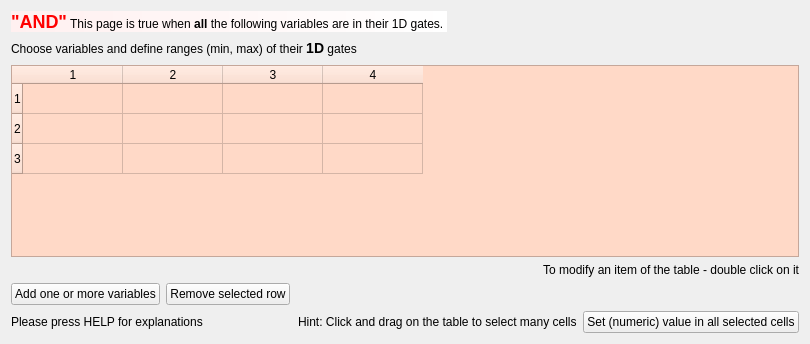
  <widget class="QWizardPage" name="wizardPage_AND_gates">
   <property name="title">
    <string>CONJUNCTION  of  1D gates    </string>
   </property>
   <property name="subTitle">
    <string>(AND list of gates)</string>
   </property>
   <layout class="QVBoxLayout" name="verticalLayout_10">
    <item>
     <layout class="QHBoxLayout" name="horizontalLayout_5">
      <item>
       <layout class="QVBoxLayout" name="verticalLayout_5">
        <item>
         <widget class="QLabel" name="textLabel1">
          <property name="autoFillBackground">
           <bool>false</bool>
          </property>
          <property name="styleSheet">
           <string notr="true">background-color: qlineargradient(spread:pad, x1:0, y1:0, x2:1, y2:0, stop:0 rgba(255, 240, 240, 255), stop:1 rgba(255, 255, 255, 255));</string>
          </property>
          <property name="text">
           <string>&lt;b&gt;&lt;font color=&quot;#ff0000&quot; size=&quot;+2&quot;&gt;&quot;AND&quot;&lt;/font&gt;&lt;/b&gt; This page is true when &lt;b&gt;all&lt;/b&gt; the following variables are in their 1D gates.  </string>
          </property>
          <property name="wordWrap">
           <bool>false</bool>
          </property>
         </widget>
        </item>
        <item>
         <widget class="QLabel" name="textLabel2">
          <property name="text">
           <string>&lt;html&gt;&lt;head/&gt;&lt;body&gt;&lt;p&gt;Choose variables   and define  ranges (min, max)  of their &lt;span style=&quot; font-size:large; font-weight:600;&quot;&gt;1D&lt;/span&gt; gates&lt;/p&gt;&lt;/body&gt;&lt;/html&gt;</string>
          </property>
          <property name="alignment">
           <set>Qt::AlignVCenter</set>
          </property>
          <property name="wordWrap">
           <bool>false</bool>
          </property>
         </widget>
        </item>
       </layout>
      </item>
      <item>
       <spacer name="horizontalSpacer_5">
        <property name="orientation">
         <enum>Qt::Horizontal</enum>
        </property>
        <property name="sizeHint" stdset="0">
         <size>
          <width>40</width>
          <height>20</height>
         </size>
        </property>
       </spacer>
      </item>
      <item>
       <widget class="QLabel" name="pixmapLabel1">
        <property name="sizePolicy">
         <sizepolicy hsizetype="Maximum" vsizetype="Maximum">
          <horstretch>0</horstretch>
          <verstretch>0</verstretch>
         </sizepolicy>
        </property>
        <property name="minimumSize">
         <size>
          <width>48</width>
          <height>48</height>
         </size>
        </property>
        <property name="pixmap">
         <pixmap resource="greware_icons.qrc">:/images/images/oneD_gate.png</pixmap>
        </property>
        <property name="scaledContents">
         <bool>true</bool>
        </property>
        <property name="wordWrap">
         <bool>false</bool>
        </property>
       </widget>
      </item>
     </layout>
    </item>
    <item>
     <widget class="QTableWidget" name="table_1D_AND_gates">
      <property name="font">
       <font>
        <pointsize>9</pointsize>
       </font>
      </property>
      <property name="autoFillBackground">
       <bool>false</bool>
      </property>
      <property name="styleSheet">
       <string notr="true">background-color: rgb(255, 217, 199);

</string>
      </property>
      <property name="rowCount">
       <number>3</number>
      </property>
      <property name="columnCount">
       <number>4</number>
      </property>
      <row/>
      <row/>
      <row/>
      <column/>
      <column/>
      <column/>
      <column/>
      <item row="0" column="1">
       <property name="text">
        <string/>
       </property>
      </item>
      <item row="2" column="3">
       <property name="background">
        <brush brushstyle="NoBrush">
         <color alpha="255">
          <red>50</red>
          <green>0</green>
          <blue>0</blue>
         </color>
        </brush>
       </property>
      </item>
     </widget>
    </item>
    <item>
     <widget class="QLabel" name="label_10">
      <property name="text">
       <string>To modify an item of the table - double click on it</string>
      </property>
      <property name="alignment">
       <set>Qt::AlignRight|Qt::AlignTrailing|Qt::AlignVCenter</set>
      </property>
     </widget>
    </item>
    <item>
     <layout class="QHBoxLayout" name="_3">
      <item>
       <widget class="QPushButton" name="pushButton_add_1D_AND">
        <property name="text">
         <string>Add one or more variables</string>
        </property>
        <property name="icon">
         <iconset resource="greware_icons.qrc">
          <normaloff>:/images/images/add_document.png</normaloff>:/images/images/add_document.png</iconset>
        </property>
        <property name="iconSize">
         <size>
          <width>24</width>
          <height>24</height>
         </size>
        </property>
       </widget>
      </item>
      <item>
       <widget class="QPushButton" name="pushButton_remove_1D_AND">
        <property name="text">
         <string>Remove selected row</string>
        </property>
        <property name="icon">
         <iconset resource="greware_icons.qrc">
          <normaloff>:/images/images/remove_document.png</normaloff>:/images/images/remove_document.png</iconset>
        </property>
        <property name="iconSize">
         <size>
          <width>23</width>
          <height>23</height>
         </size>
        </property>
       </widget>
      </item>
      <item>
       <spacer name="spacer51">
        <property name="orientation">
         <enum>Qt::Horizontal</enum>
        </property>
        <property name="sizeType">
         <enum>QSizePolicy::Expanding</enum>
        </property>
        <property name="sizeHint" stdset="0">
         <size>
          <width>230</width>
          <height>20</height>
         </size>
        </property>
       </spacer>
      </item>
     </layout>
    </item>
    <item>
     <layout class="QHBoxLayout" name="_7">
      <item>
       <widget class="QLabel" name="textLabel2_6">
        <property name="text">
         <string>Please press HELP for explanations</string>
        </property>
        <property name="alignment">
         <set>Qt::AlignVCenter</set>
        </property>
        <property name="wordWrap">
         <bool>false</bool>
        </property>
       </widget>
      </item>
      <item>
       <spacer name="spacer15">
        <property name="orientation">
         <enum>Qt::Horizontal</enum>
        </property>
        <property name="sizeType">
         <enum>QSizePolicy::Expanding</enum>
        </property>
        <property name="sizeHint" stdset="0">
         <size>
          <width>89</width>
          <height>20</height>
         </size>
        </property>
       </spacer>
      </item>
      <item>
       <widget class="QLabel" name="textLabel1_3">
        <property name="sizePolicy">
         <sizepolicy hsizetype="Preferred" vsizetype="Maximum">
          <horstretch>0</horstretch>
          <verstretch>0</verstretch>
         </sizepolicy>
        </property>
        <property name="maximumSize">
         <size>
          <width>32767</width>
          <height>26</height>
         </size>
        </property>
        <property name="text">
         <string>Hint: Click and drag on the table to select many cells</string>
        </property>
        <property name="alignment">
         <set>Qt::AlignVCenter</set>
        </property>
        <property name="wordWrap">
         <bool>false</bool>
        </property>
       </widget>
      </item>
      <item>
       <widget class="QPushButton" name="pushButton_1D_AND_set_many_cells">
        <property name="text">
         <string>Set (numeric) value in all selected cells</string>
        </property>
       </widget>
      </item>
     </layout>
    </item>
   </layout>
  </widget>
